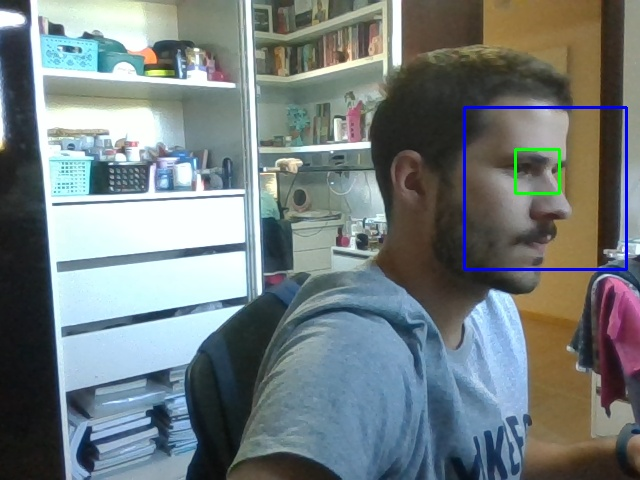
#> input picture service-two/saved_img.jpg, 640 x 480 px, found by its file name
$ python benford.py
#> lines starting #> are read from the running program, lines starting #| are printed output that depends on the picture; long printed decimals are rounded
# Importing Image from PIL package
from typing import SupportsIndex
from PIL import Image
import matplotlib.pyplot as plt

# creating a image object
im = Image.open(r"..\service-two\saved_img.jpg")
#> im is the input picture: PIL image 640x480 RGB; mean R, G, B 114.9, 124.9, 126


pixels = list(im.getdata())
#> pixels = 307200 items
width, height = im.size
#> width = 640; height = 480
pixels = [pixels[i * width:(i + 1) * width] for i in range(height)]
#> pixels = 480 items

one = 0
two = 0
three = 0
four = 0
five = 0
six = 0
seven = 0
eith = 0
nine = 0

# (64, 30, 106), (63, 29, 105), (62, 30, 105), (61, 29, 104)

for i in range(len(pixels)  ):
    listToStr = ' '.join([str(elem) for elem in pixels[i]])
    aux = listToStr.replace(",", "").replace(")", "").replace("(", "")

    numbers = [int(i) for i in aux.split() if i.isdigit()]

    for i in range(len(numbers)):
        if str(numbers[1]).startswith('1'):
            one += 1
        if str(numbers[1]).startswith('2'):
            two += 1
        if str(numbers[1]).startswith('3'):
            three += 1
        if str(numbers[1]).startswith('4'):
            four += 1
        if str(numbers[1]).startswith('5'):
            five += 1
        if str(numbers[1]).startswith('6'):
            six += 1
        if str(numbers[1]).startswith('7'):
            seven += 1
        if str(numbers[1]).startswith('8'):
            eith += 1
        if str(numbers[1]).startswith('9'):
            nine += 1
#> after the loop, eith = 5760; five = 23040; four = 15360; nine = 13440; one = 307200; seven = 13440; six = 17280; three = 96000; two = 430080

total = one + two + three + four + five + six + seven + eith + nine
#> total = 921600

print(total)
#| 921600
print(one)
#| 307200
print(two)
#| 430080

onep = (one*100)/total
#> onep = 33.33
twop = (two*100)/total
#> twop = 46.67
threep = (three*100)/total
#> threep = 10.42
fourp = (four*100)/total
#> fourp = 1.67
fivep = (five*100)/total
#> fivep = 2.5
sixp = (six*100)/total
#> sixp = 1.88
sevenp = (seven*100)/total
#> sevenp = 1.46
eithp = (eith*100)/total
#> eithp = 0.625
ninep = (nine*100)/total
#> ninep = 1.46

print("1: "+str(onep))
#| 1: 33.333
print("2: "+str(twop))
#| 2: 46.667
print("3: "+str(threep))
#| 3: 10.417
print("4: "+str(fourp))
#| 4: 1.667
print("5: "+str(fivep))
#| 5: 2.5
print("6: "+str(sixp))
#| 6: 1.875
print("7: "+str(sevenp))
#| 7: 1.458
print("8: "+str(eithp))
#| 8: 0.625
print("9: "+str(ninep))
#| 9: 1.458
print("total: "+str(onep + twop + threep + fourp + fivep + sixp + sevenp + eithp + ninep))
#| total: 100.0

y = [onep, twop, threep, fourp, fivep, sixp, sevenp, eithp, ninep]
#> y = [33.33, 46.67, 10.42, 1.67, 2.5, 1.88, 1.46, 0.625, 1.46]
x  = [1,2,3,4,5,6,7,8,9]

plt.style.use('ggplot')


x_pos = [i for i, _ in enumerate(x)]
#> x_pos = [0, 1, 2, 3, 4, 5, 6, 7, 8]

plt.bar(x_pos, y, color='green')
plt.xlabel("First Digit of Pixels")
plt.ylabel("Amount of Pixels (%)")
plt.title("Benfords Law for Image Pixels")

plt.xticks(x_pos, x)

plt.show()
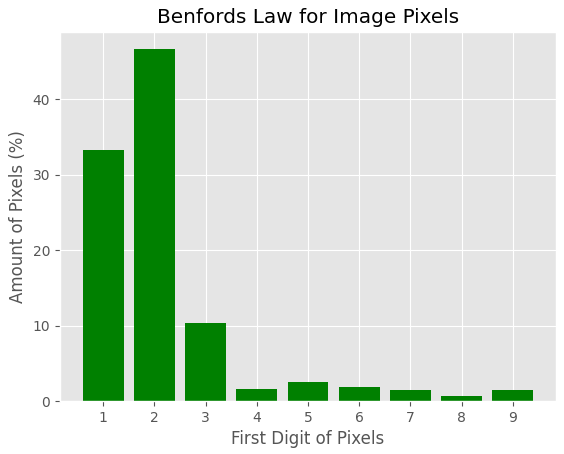
#> figure drawn by matplotlib, 1 panel; tallest bar 46.67 high, from x = 0.6 to 1.4
